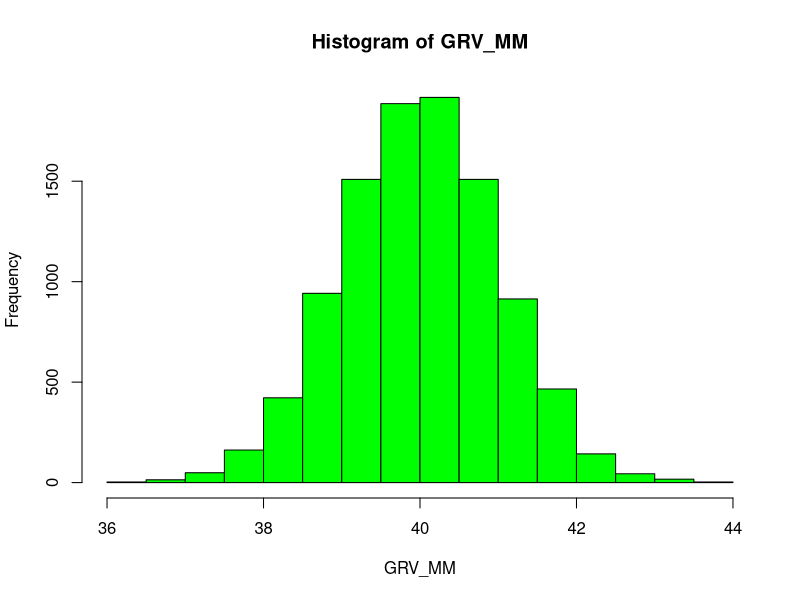
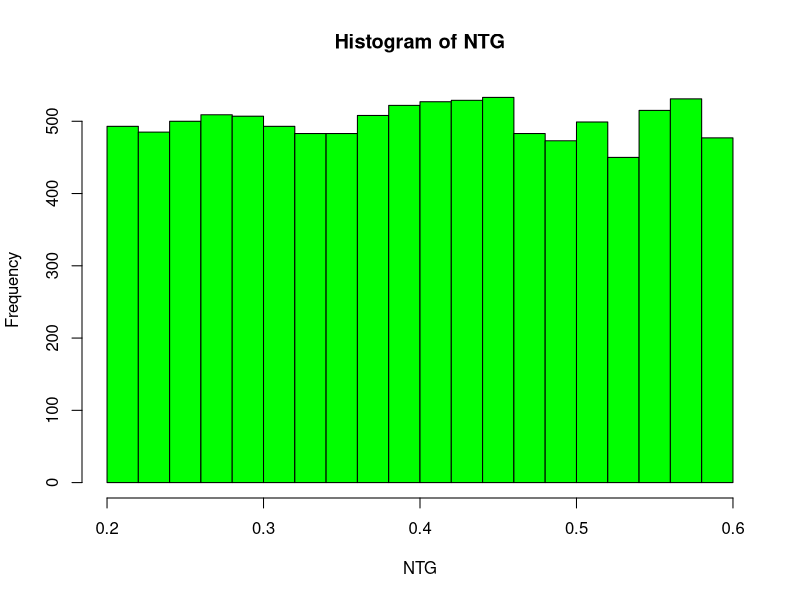
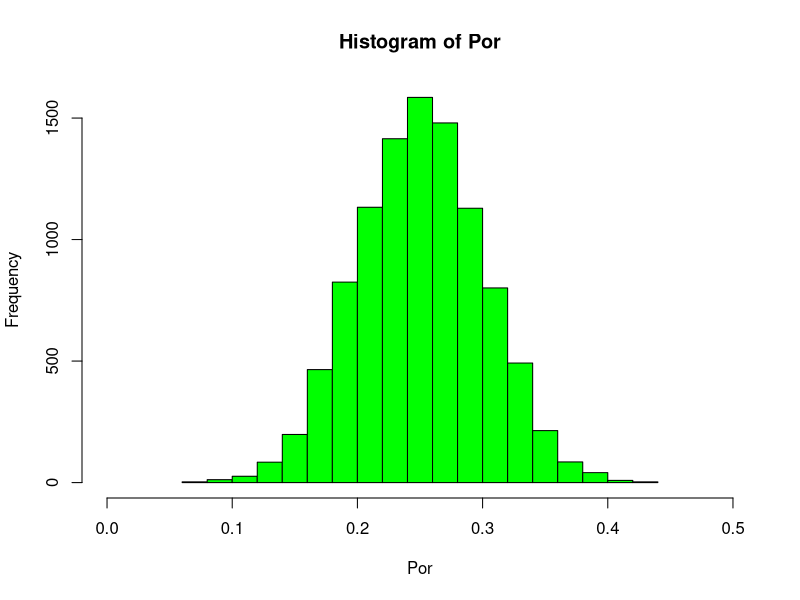
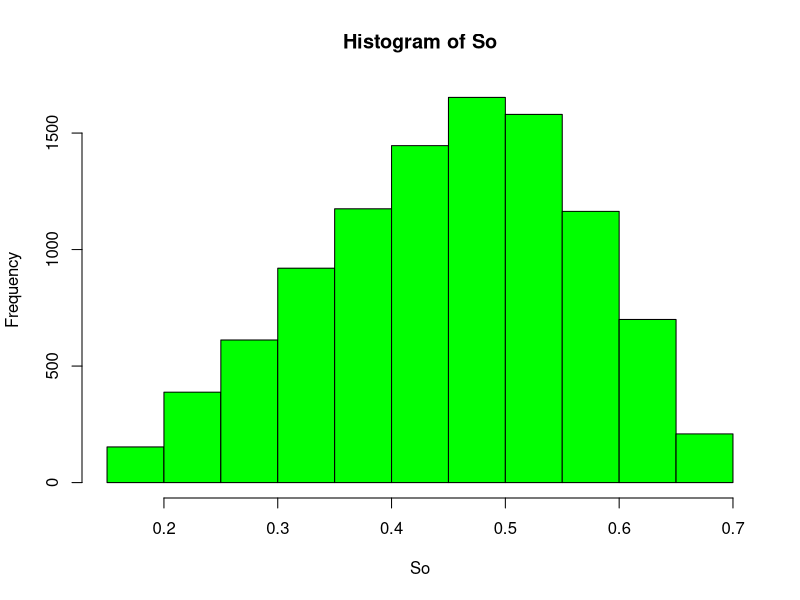
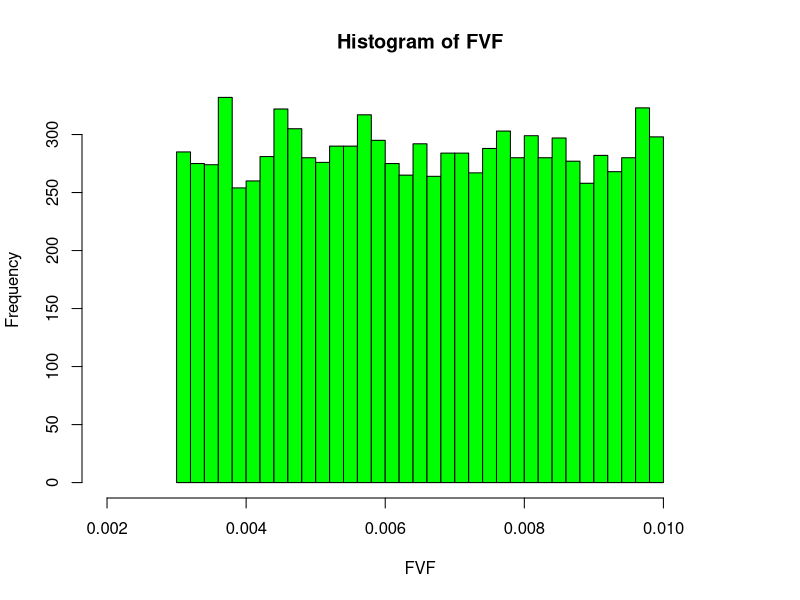
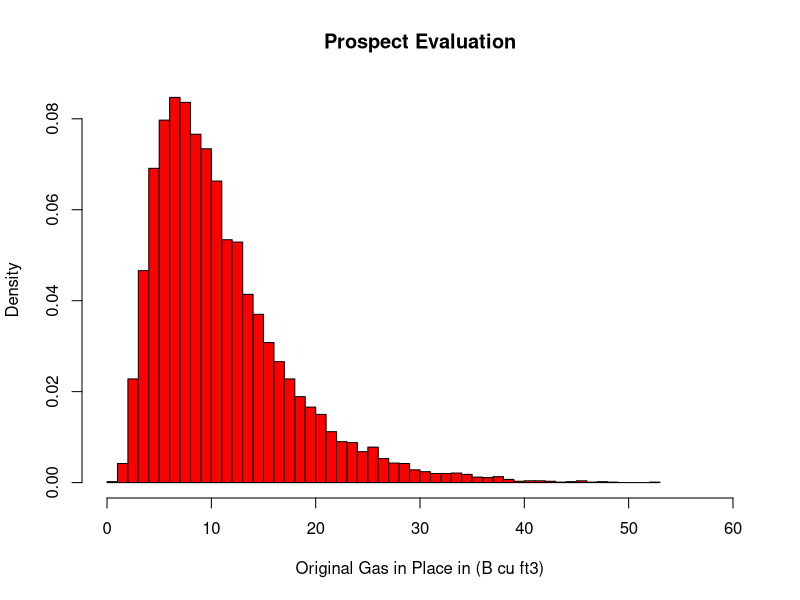
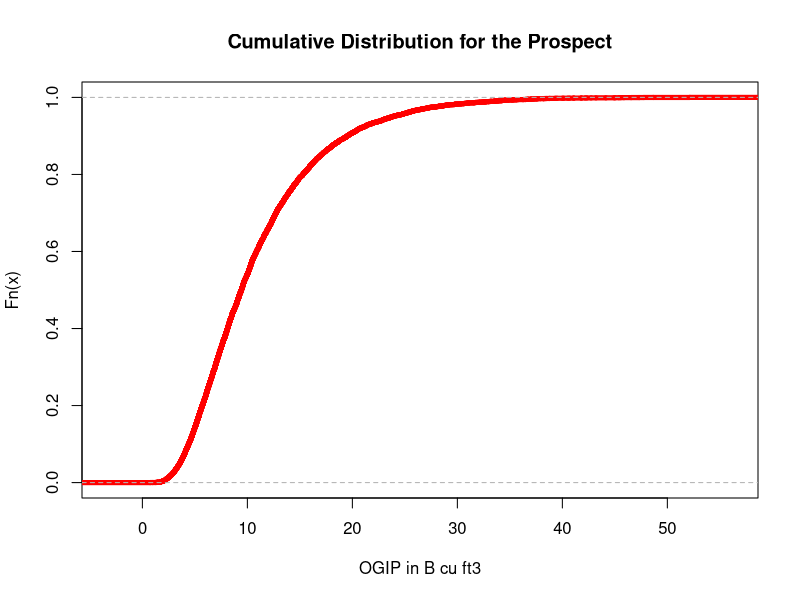

R code for these plots, in order:

library(readxl)

################Prospect evaluation#######################################
######################################################
#number of simulation for monte carlo simulation
Nsim <- 10000
######################################################
# Gross rock volume that is based on normal distrubtion in cu meters with the mean
# of 40 million cu meter and sd of 1 million cu meter
GRV <- rnorm(Nsim,mean = 4*10^7, sd=10^6)
# convresion to the Million
GRV_MM <- GRV/10^6
hist(GRV_MM,col = 'green')
#################################################
# net to gross with the uniform distribution 
NTG <- runif(Nsim,min = 0.2,max = 0.6)
hist(NTG,col = 'green')
##################################################
# Porosity with normal distribution with mean of 0.25 and sd= 0.1
Por <- rnorm(Nsim,mean = 0.25,sd=0.05)
hist(Por,col = 'green',xlim = c(0,0.5))
##############################################

# the function which create the triangle ditribution, 
#the only thing meeded is just to click it
genetri <- function(Nsim,a,b,c) {
  U <- runif(Nsim)                             # uniform u values
  X=rep(0,Nsim)           
  for (i in 1:Nsim)
    if (U [i] < ((c-a)/(b-a))){
      X[i] <-  a+sqrt(U[i]*(b-a)*(c-a))        # check is done based on U value accordig to the theory
    }else {
      X[i] <-  b-sqrt((1-U[i])*(b-a)*(b-c))               
    }
  return(X)
}
# Oil saturation is in triangle dis with min of 0.15,mode is 0.5 and max of 0.7 
So <- genetri(Nsim,a=0.15,b=0.7,c=0.5)
hist(So,col = 'green')
##################################################
# Formation volume factor for dry gas
#FVF <- 1/300
FVF <- runif(Nsim,min = 0.003,max = 0.01)
hist(FVF,col = 'green',xlim = c(0.002,0.011),breaks = 25)
###############################################
# calculation of Hydrocarbon in Place in Cu meters
HCIP <- GRV*NTG*Por*So/FVF

# Conversion from cu meters to billion cu ft

HCIP_B_cuft <- HCIP*35.31/10^9

####################################################
# histogram based on result of monte carlo simulation
hist(HCIP_B_cuft,col = 'red',probability = T,main = 'Prospect Evaluation'
     ,xlab = 'Original Gas in Place in (B cu ft3)',xlim = c(0,60),breaks = 50)

###########################################################

quantile(HCIP_B_cuft,c(0.1,0.5,0.9))
ss <- ecdf(HCIP_B_cuft)
plot(ss,main='Cumulative Distribution for the Prospect',col = "red",lwd = 5,xlab='OGIP in B cu ft3')
####################################################
